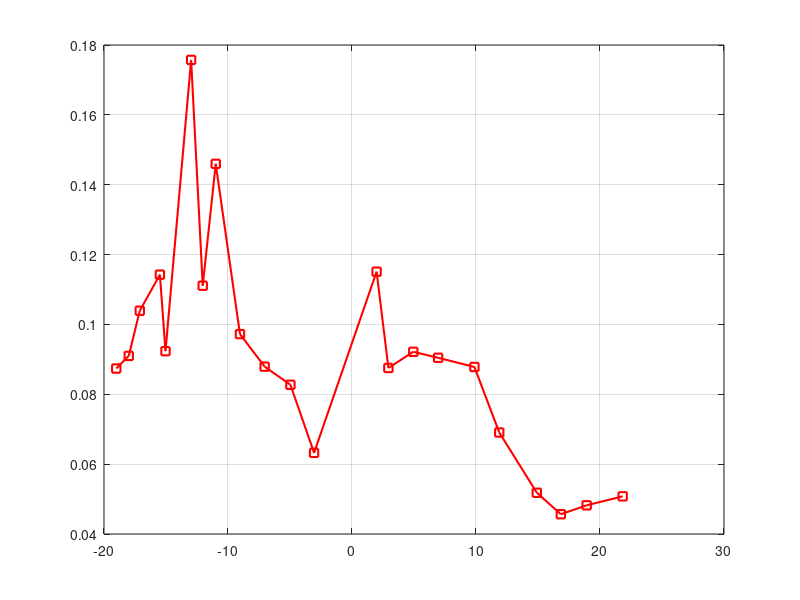

Source code (MATLAB): (Note: this script raises an error after producing the figure.)
load('data_proc.mat');

pipelist = [1:22];

rho = 1.2; co = 340; co2 = co*co; 

Ta_geo = []; Tb_geo = []; Tc_geo = []; Td_geo = [];
for idx = 1 :length(pipelist)

    sample_select = pipelist(idx);

    P0 = data_proc.Ppall(sample_select);
    
    Vg = data_proc.Vgrv(sample_select);
    Vf = data_proc.Vf(sample_select);

    Spall_geo = data_proc.Spall_geom(sample_select);
    Sin_geo   = data_proc.Sin_geom(sample_select);
    Sj_geo    = data_proc.Sjet_geom(sample_select);


    Ta_geo = [Ta_geo, Vg/(Spall_geo*co2)*sqrt(P0/rho)];
    Tb_geo = [Tb_geo, Vg/(Sin_geo*co2)*sqrt(P0/rho)];
    Tc_geo = [Tc_geo, Vf/(Sin_geo*co2)*sqrt(P0/rho)];
    Td_geo = [Td_geo, Vf/(Sj_geo*co2)*sqrt(P0/rho)];   

end

fax = 12*log2(data_proc.F1/440);
LW = 1.5;

figure(1); clf; hold on; grid on; box on;
%
plot(fax, 1e3*Ta_geo, 'r-s', 'DisplayName','T_a^{geo}','linewidth',LW);
plot(fax, 1e3*data_proc.Amax, 'r-d', 'DisplayName','A_{eff}','linewidth',LW,...
    'markerfacecolor','r');
%
plot(fax, 1e3*Tb_geo, 'b-s', 'DisplayName','T_b^{geo}','linewidth',LW);
plot(fax, 1e3*data_proc.B, 'b-d', 'DisplayName','B_{eff}','linewidth',LW,...
    'markerfacecolor','b');
%
plot(fax, 1e3*Tc_geo, 'g-s', 'DisplayName','T_c^{geo}','linewidth',LW);
plot(fax, 1e3*data_proc.C, 'g-d', 'DisplayName','C_{eff}','linewidth',LW,...
    'markerfacecolor','g');
%
plot(fax, 1e3*Td_geo, 'm-s', 'DisplayName','T_d^{geo}','linewidth',LW);
plot(fax, 1e3*data_proc.D, 'm-d', 'DisplayName','D_{eff}','linewidth',LW,...
    'markerfacecolor','m');
%
xlabel('12log_2(F1/440)');
ylabel('ms');
legend('show', 'location','northwest');